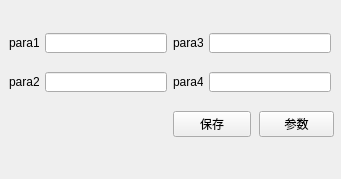
<?xml version="1.0" encoding="UTF-8"?>
<ui version="4.0">
 <class>Form</class>
 <widget class="QWidget" name="Form">
  <property name="geometry">
   <rect>
    <x>0</x>
    <y>0</y>
    <width>341</width>
    <height>179</height>
   </rect>
  </property>
  <property name="maximumSize">
   <size>
    <width>341</width>
    <height>179</height>
   </size>
  </property>
  <property name="windowTitle">
   <string>Form</string>
  </property>
  <widget class="QWidget" name="">
   <property name="geometry">
    <rect>
     <x>9</x>
     <y>20</y>
     <width>325</width>
     <height>131</height>
    </rect>
   </property>
   <layout class="QGridLayout" name="gridLayout">
    <item row="0" column="0">
     <widget class="QLabel" name="label">
      <property name="minimumSize">
       <size>
        <width>30</width>
        <height>20</height>
       </size>
      </property>
      <property name="maximumSize">
       <size>
        <width>30</width>
        <height>16777215</height>
       </size>
      </property>
      <property name="text">
       <string>para1</string>
      </property>
     </widget>
    </item>
    <item row="0" column="1">
     <widget class="QLineEdit" name="lineEdit">
      <property name="minimumSize">
       <size>
        <width>122</width>
        <height>20</height>
       </size>
      </property>
      <property name="maximumSize">
       <size>
        <width>122</width>
        <height>20</height>
       </size>
      </property>
     </widget>
    </item>
    <item row="0" column="2">
     <widget class="QLabel" name="label_3">
      <property name="minimumSize">
       <size>
        <width>30</width>
        <height>20</height>
       </size>
      </property>
      <property name="maximumSize">
       <size>
        <width>30</width>
        <height>16777215</height>
       </size>
      </property>
      <property name="text">
       <string>para3</string>
      </property>
     </widget>
    </item>
    <item row="0" column="3" colspan="2">
     <widget class="QLineEdit" name="lineEdit_3">
      <property name="minimumSize">
       <size>
        <width>122</width>
        <height>20</height>
       </size>
      </property>
      <property name="maximumSize">
       <size>
        <width>122</width>
        <height>20</height>
       </size>
      </property>
     </widget>
    </item>
    <item row="1" column="0">
     <widget class="QLabel" name="label_2">
      <property name="minimumSize">
       <size>
        <width>30</width>
        <height>20</height>
       </size>
      </property>
      <property name="maximumSize">
       <size>
        <width>30</width>
        <height>16777215</height>
       </size>
      </property>
      <property name="text">
       <string>para2</string>
      </property>
     </widget>
    </item>
    <item row="1" column="1">
     <widget class="QLineEdit" name="lineEdit_2">
      <property name="minimumSize">
       <size>
        <width>122</width>
        <height>20</height>
       </size>
      </property>
      <property name="maximumSize">
       <size>
        <width>122</width>
        <height>20</height>
       </size>
      </property>
     </widget>
    </item>
    <item row="1" column="2">
     <widget class="QLabel" name="label_4">
      <property name="minimumSize">
       <size>
        <width>30</width>
        <height>20</height>
       </size>
      </property>
      <property name="maximumSize">
       <size>
        <width>30</width>
        <height>16777215</height>
       </size>
      </property>
      <property name="text">
       <string>para4</string>
      </property>
     </widget>
    </item>
    <item row="1" column="3" colspan="2">
     <widget class="QLineEdit" name="lineEdit_4">
      <property name="minimumSize">
       <size>
        <width>122</width>
        <height>20</height>
       </size>
      </property>
      <property name="maximumSize">
       <size>
        <width>122</width>
        <height>20</height>
       </size>
      </property>
     </widget>
    </item>
    <item row="2" column="2" colspan="2">
     <widget class="QPushButton" name="pushButton">
      <property name="minimumSize">
       <size>
        <width>78</width>
        <height>23</height>
       </size>
      </property>
      <property name="maximumSize">
       <size>
        <width>78</width>
        <height>16777215</height>
       </size>
      </property>
      <property name="text">
       <string>保存</string>
      </property>
     </widget>
    </item>
    <item row="2" column="4">
     <widget class="QPushButton" name="pushButton_2">
      <property name="minimumSize">
       <size>
        <width>75</width>
        <height>23</height>
       </size>
      </property>
      <property name="maximumSize">
       <size>
        <width>75</width>
        <height>16777215</height>
       </size>
      </property>
      <property name="text">
       <string>参数</string>
      </property>
     </widget>
    </item>
   </layout>
  </widget>
 </widget>
 <resources/>
 <connections/>
</ui>
